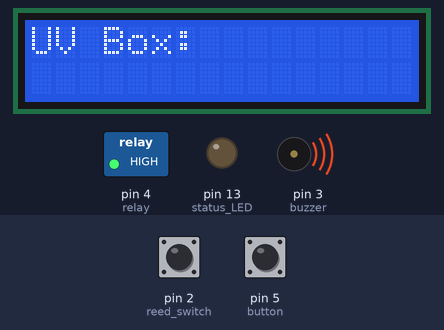
A sketch run on a simulated Arduino Uno, built with avr-gcc and run on an emulated ATmega328P. On the bench: 16×2 character LCD, switched loads named in the sketch (green lamp = pin HIGH), output pins drawn as LEDs (lit = HIGH), buzzer (waves = sounding, pin HIGH). Dashed ring = blinking. The test bench sets the inputs (shaded band); at power-on: pin 5 (button) HIGH, pin 2 (reed_switch) HIGH. What the sketch prints to the serial monitor is not drawn.

Above: at 6.3 s.
6.4 s: pin 5 (button) pulled LOW for 1.6 s
At 7.4 s:
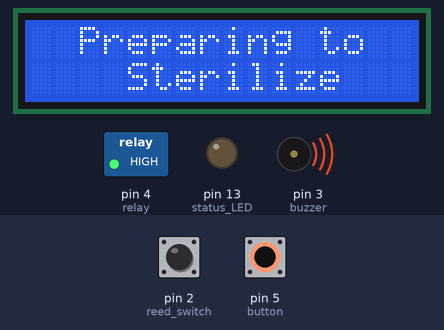
10.2 s: pin 2 (reed_switch) pulled LOW for 1.6 s
At 12.8 s:
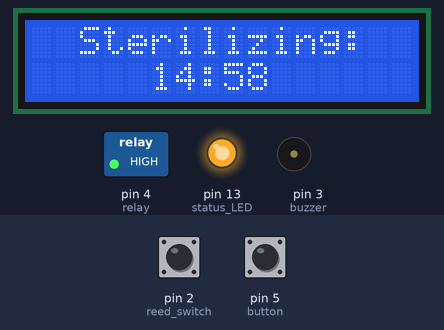
13.3 s: pin 2 (reed_switch) pulled LOW for 1.6 s
At 18.4 s:
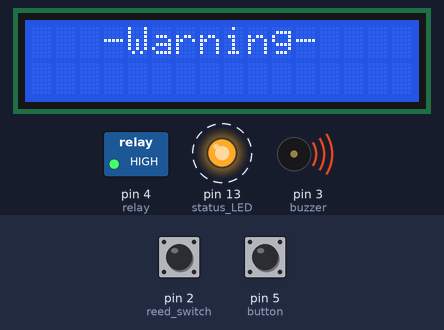
19.5 s: pin 2 (reed_switch) pulled LOW for 3.2 s
At 23.7 s:
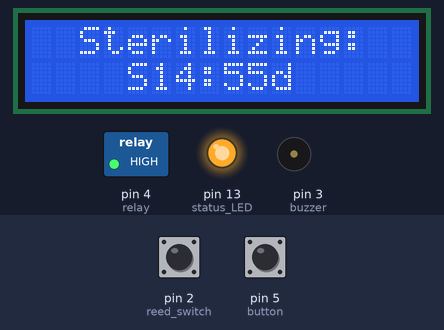
Timing chart, 0 to 29.9 s (numbered marks = the images above; inputs shaded):
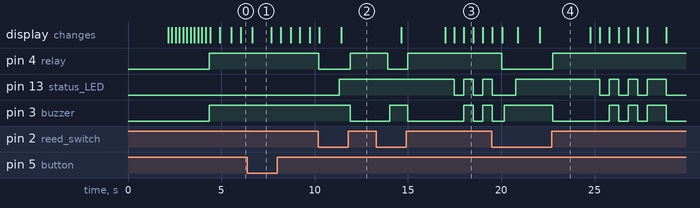

Measured:
- after the input at 6.4 s, the display: changes after 0.27 s (image 1)
- after the input at 10.2 s, pin 4 (relay): HIGH → LOW at once, → HIGH 1.7 s later; pin 13 (status_LED): LOW → HIGH after 1.1 s; pin 3 (buzzer): HIGH → LOW after 1.7 s; the display: first changes after 0.05 s (image 2 shows a later state)
- after the input at 13.3 s, pin 4 (relay): HIGH → LOW after 0.61 s, → HIGH 1.1 s later
- after the input at 19.5 s, pin 4 (relay): HIGH → LOW after 0.54 s, → HIGH 2.7 s later; the display: first differs from a run without the input after 0.55 s (image 4 shows a later state)
- what the display in image 1 shows lasts 1.0 s, from 6.7 s to 7.7 s
- what the display in image 3 shows lasts 0.5 s, from 18.0 s to 18.5 s

The sketch:

FINALSA3AM.ino
```cpp
#define button 5
#define reed_switch 2 // Connect reed switch to pin 2 (for interupt)
#define relay 4
#define buzzer 3 // Connect reed switch to pin 2 (for interupt)
#define status_LED 13
bool button_history = true;
bool latch = true;
bool door_state = true;
int milli;
int seconds;
int minutes;
bool LED_state;
void(* resetFunc) (void) = 0; // To reset Arduino via code

// include the library code:
#include <LiquidCrystal_I2C.h>

// initialize the library by associating any needed LCD interface pin
// with the arduino pin number it is connected to
LiquidCrystal_I2C lcd(0x27, 16, 2); // I2C address 0x27, 16 column and 2 rows

void setup() {
   lcd.init(); // initialize the lcd
  lcd.backlight();
  Serial.begin(9600);
  lcd.begin(16, 2);
  BOOTUP();
  pinMode(buzzer, OUTPUT);
  pinMode(button, INPUT);
  pinMode(reed_switch, INPUT);
  pinMode(relay, OUTPUT);
  pinMode(status_LED, OUTPUT);

  HOME();
  BUTTON_TRUE();

}

void loop() {
  // scroll 13 positions (string length) to the left
  // to move it offscreen left:

  SANITIZE();

}

void BOOTUP(){
  String BootupMSG_T = "-UV Box-";
  String BootupMSG_B = "BSITNS3A";
  lcd.setCursor(4,0);
  lcd.print(BootupMSG_T);

  lcd.setCursor(4,1);
  lcd.print(BootupMSG_B);

  delay(2000);

  for (int positionCounter = 0; positionCounter < BootupMSG_T.length()+3; positionCounter++) {
    // scroll one position left:
    lcd.scrollDisplayLeft();
    // wait a bit:
    delay(200);
  }
  lcd.clear();
}

void HOME(){

  Serial.println("entered into HOME()");
  bool button_state = digitalRead(button);
 Serial.println("button state if 0 naka bukas if 1 naka sara");
 Serial.println(button_state);
 Serial.println(button_history);
 digitalWrite(relay,HIGH);
digitalWrite(buzzer, HIGH);

 if (button_state == false){
      button_history = false;
      Serial.println("pressed");
      return;
    }

  while(button_history == true){
  bool button_state = digitalRead(button);

    if (button_state == false){
      button_history = false;
      return;
    }

  Serial.println("In while loop");
  String HOME_T = "UV Box:";
  String HOME_B = "Press To Start";
  lcd.setCursor(0,0);
  lcd.print(HOME_T);

  lcd.setCursor(1,1);
  lcd.print(HOME_B);
  delay(500);
  lcd.clear();
  lcd.setCursor(0,0);
  lcd.print(HOME_T);
  delay(600);
  }
}

void BUTTON_TRUE(){
  lcd.clear();
  String BT_T = "Preparing to";
  String BT_B = "Sterilize ";
  lcd.setCursor(2,0);
  lcd.print(BT_T);

  lcd.setCursor(4,1);
  lcd.print(BT_B);
  delay(1000);
  //check if door is closed (for safety reasons)

  while (latch == true){
   lcd.clear();
   latch = digitalRead(reed_switch);
   if (latch == false){
    break;
   }
   Serial.println(latch);
   String LATCH_T = "Please Close";
   String LATCH_B = "Door";

   lcd.setCursor(2,0);
   lcd.print(LATCH_T);

   lcd.setCursor(6,1);
   lcd.print(LATCH_B);
   delay(500);

   latch = digitalRead(reed_switch);
   if (latch == false){
    break;
   }

   lcd.clear();
   delay(500);
  }

}

void SANITIZE(){
 Serial.println("sanatize na");
  digitalWrite(buzzer, HIGH);


  door_state = digitalRead(reed_switch);

  if (door_state == true){
    digitalWrite(relay, HIGH);
     LID_OPEN();
  }
  digitalWrite(relay,LOW);
  //lcd.clear();
  String SANTIZIE_T = "Sterilizing: ";
  lcd.setCursor(2,0);
  lcd.print(SANTIZIE_T);
  lcd.setCursor(5,1);
  lcd.print(14-minutes);
  lcd.print(":");
  if (seconds > 49){
    lcd.print("0");
    lcd.print(59-seconds);
  }
  if (seconds <50){
    lcd.print(59-seconds);
  }


  milli++;
  if (milli >= 10){
    seconds++;
    if (LED_state == false){
      digitalWrite(status_LED, HIGH);
      LED_state == true;
    }
    else{
      digitalWrite(status_LED, LOW);
      LED_state == false;
    }
    milli = 0;

  }
  if (seconds >= 60){
    lcd.clear();
    minutes ++;
    seconds = 0;
  }
  if (minutes >= 1){
    minutes = 0;
    DONE();
  }
  Serial.println(milli);
  Serial.println(seconds);
  Serial.println(minutes);
  delay(100);


}

void DONE(){
  lcd.clear();

  String DONE_T = "Sterilization";
  String DONE_B = "Complete";
  int counter;

//  while (latch == true){
//    latch = digitalRead(reed_switch);

    lcd.setCursor(1,0);
    lcd.print(DONE_T);
    lcd.setCursor(3,1);
    lcd.print(DONE_B);

//    if (counter < 3){ // Beep buzzer 3 times after done (so it does not get annoying)
      digitalWrite(buzzer, LOW);
      digitalWrite(status_LED, HIGH);
//      counter++;
//    }

    delay(500);

    lcd.clear();
    digitalWrite(buzzer, HIGH);
    digitalWrite(status_LED, LOW);
    delay(500);
//  }
  button_history = true;
  HOME();
  BUTTON_TRUE();
}

void LID_OPEN(){
  Serial.println("In LID_OPEN");
  digitalWrite(relay, HIGH);
  digitalWrite(buzzer, LOW);
  delay(1000);

  latch = digitalRead(reed_switch);

  if (latch == false){
    return;
   }

  //Screen 1:
  String LCD_OPEN_T1 = "-Warning-";
  //No LCD_OPEN_T1
  //Screen 2:
  String LCD_OPEN_T2 = "Sterilizing";
  String LCD_OPEN_B2 = "Stopped";
  //Screen 3:
  String LCD_OPEN_T3 = "Please Close";
  String LCD_OPEN_B3 = "Door";

  while(latch == true){
   delay(1000);
   lcd.clear();
   Serial.println("In LID_OPEN While LOOP");
   latch = digitalRead(reed_switch);

   lcd.setCursor(3,0);
   lcd.print(LCD_OPEN_T1);
   digitalWrite(buzzer, LOW);
   digitalWrite(status_LED, HIGH);


  if (latch == false){
    break;
  }
   latch = digitalRead(reed_switch);
   delay(500);
   digitalWrite(buzzer, LOW);
   digitalWrite(status_LED, LOW);
   lcd.clear();
   delay(500);
   lcd.setCursor(3,0);
   lcd.print(LCD_OPEN_T1);
   latch = digitalRead(reed_switch);

  if (latch == false){
    break;
   }
   digitalWrite(buzzer, HIGH);
   digitalWrite(status_LED, HIGH);
   delay(500);
   digitalWrite(buzzer, LOW);
   digitalWrite(status_LED, LOW);
   lcd.clear();
   delay(500);

   lcd.setCursor(3,0);
   lcd.print(LCD_OPEN_T1);
   latch = digitalRead(reed_switch);

  if (latch == false){
    break;
   }
   digitalWrite(buzzer, HIGH);
   digitalWrite(status_LED, HIGH);
   delay(500);

   digitalWrite(buzzer, LOW);
   digitalWrite(status_LED, LOW);
   lcd.clear();
   if (latch == false){
    break;
   }
   delay(500);

   lcd.setCursor(2,0);
   lcd.print(LCD_OPEN_T2);
   lcd.setCursor(4,1);
   lcd.print(LCD_OPEN_B2);
   latch = digitalRead(reed_switch);

  if (latch == false){
    break;
   }
   digitalWrite(buzzer, HIGH);
   digitalWrite(status_LED, HIGH);
   delay(1000);
    if (latch == false){
    break;
   }

   lcd.clear();

   lcd.setCursor(2,0);
   lcd.print(LCD_OPEN_T3);

   lcd.setCursor(6,1);
   lcd.print(LCD_OPEN_B3);

   latch = digitalRead(reed_switch);

  if (latch == false){
    break;
   }
   digitalWrite(buzzer, LOW);
   digitalWrite(status_LED, LOW);
   delay(750);
  }
  return;
}
```
